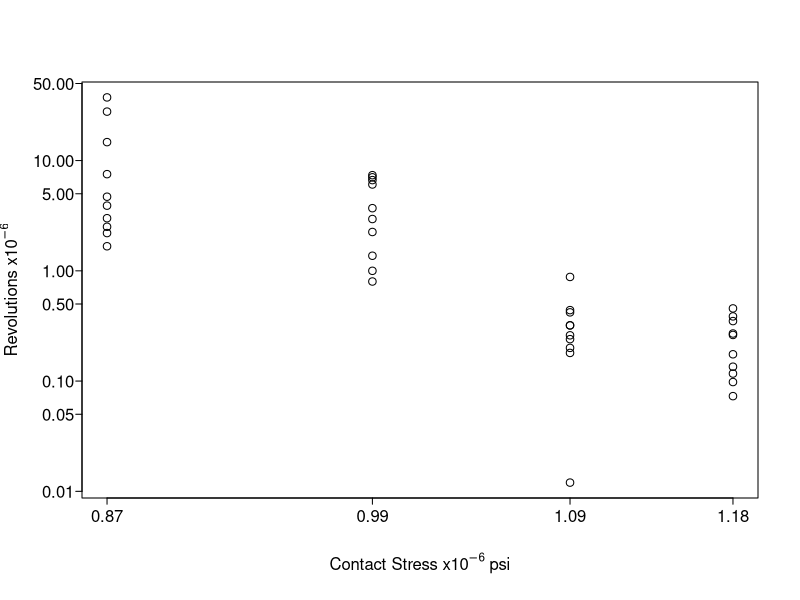
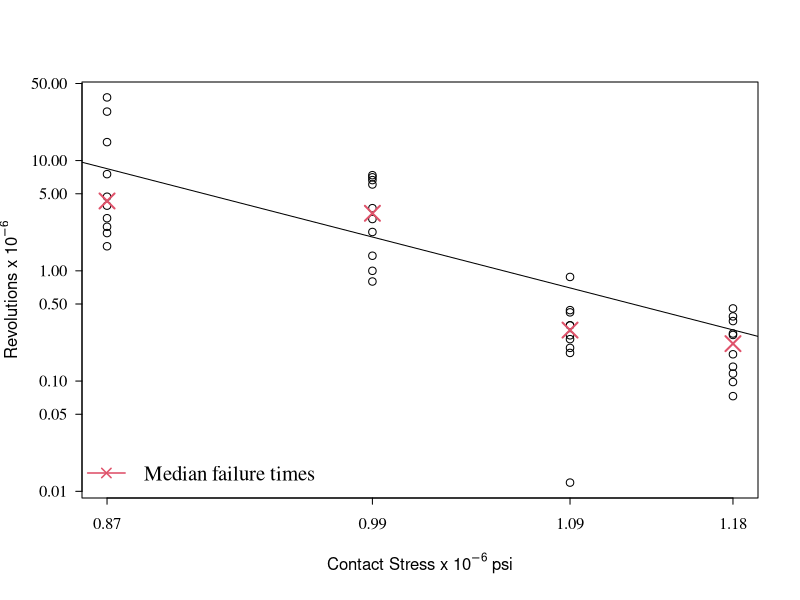
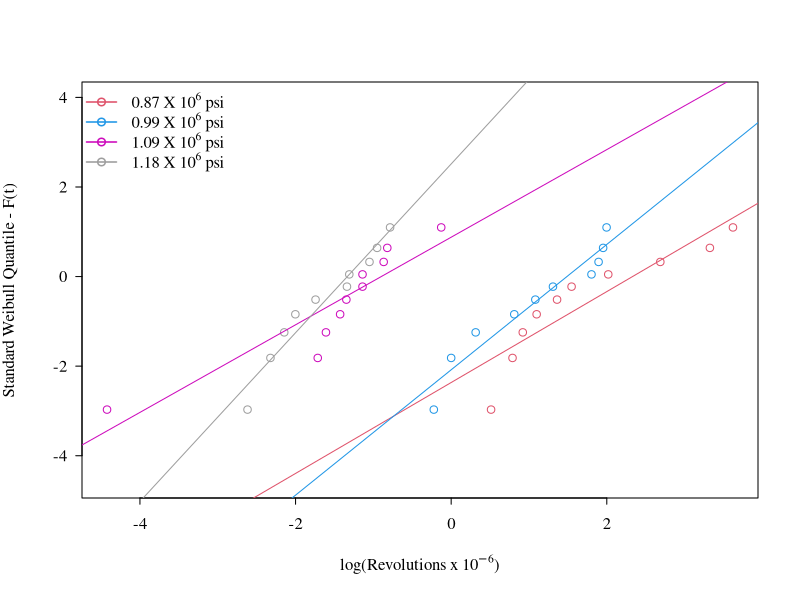

These charts were generated, in order, by the following R code:
## ---- chunk 1
life17.3 <- 
  matrix(c(1.67,2.2,2.51,3,3.9,4.7,7.53,14.7,27.8,37.4,
           0.80,1,1.37,2.25,2.95,3.70,6.07,6.65,7.05,7.37,
            .012,.18,.2,.24,.26,.32,.32,.42,.44,.88,
            .073,.098,.117,.135,.175,.262,.270,.350,.386,.456),
            nrow = 4, byrow = TRUE)
stress17.3 <- 
  matrix(rep(c(.87,.99,1.09,1.18),each = 10),
         nrow = 4, byrow = TRUE)
plot(stress17.3,
     life17.3,
     axes = FALSE,
     xlab = expression("Contact Stress x"*10^-6*" psi"),
     ylab = expression("Revolutions x"*10^-6*""),
     log = "xy")
box()
axis(side = 1, tck = -.015, labels = F, at = c(.87,.99,1.09,1.18))
axis(side = 2, tck = -.015, labels = F)
axis(side = 1, lwd = 0, line = -.6, at = c(.87,.99,1.09,1.18))
axis(side = 2, lwd = 0, line = -.6, las = 1)
## ---- chunk 2
y = apply(life17.3, 1, median)
x = stress17.3[ ,1]
plot(stress17.3,
     life17.3,
     axes = FALSE,
     xlab = expression("Contact Stress x "*10^-6*" psi"),
     ylab = expression("Revolutions x "*10^-6*""),
     log = "xy")
box()
par(family="serif")
axis(side = 1, tck = -.015, labels = F, at = c(.87,.99,1.09,1.18))
axis(side = 2, tck = -.015, labels = F)
axis(side = 1, lwd = 0, line = -.25, at = c(.87,.99,1.09,1.18))
axis(side = 2, lwd = 0, line = -.25, las = 1)
points(x = x,
       y = y,
       pch = 4,
       col = 2,
       cex = 2,
       lwd = 2)
abline(coef(lm(log(y) ~ log(x))))
legend("bottomleft",
       expression("Median failure times"),
       pch = 4,
       lwd = 1.5,
       col = 2,
       cex = 1.25,
       bty = "n",
       xjust = 0.5)
## ---- chunk 3
plot(NA,
     xlim = c(log(range(life17.3))),
     ylim = c(-4.6,4),
     axes = FALSE,
     xlab = expression("log(Revolutions x "*10^-6*")"),
     ylab = expression("Standard Weibull Quantile - F(t)"))
par(family="serif")
box()
points(log(life17.3[1,]),log(-log(1-(seq(1,10,1)-.5)/10)),col=2)
points(log(life17.3[2,]),log(-log(1-(seq(1,10,1)-.5)/10)),col=12)
points(log(life17.3[3,]),log(-log(1-(seq(1,10,1)-.5)/10)),col=22)
points(log(life17.3[4,]),log(-log(1-(seq(1,10,1)-.5)/10)),col=32)

axis(side = 1, tck = -.015, labels = F)
axis(side = 2, tck = -.015, labels = F)
axis(side = 1, lwd = 0, line = -.25)
axis(side = 2, lwd = 0, line = -.25, las = 1)

abline(coef(lm(log(-log((1-(seq(1,10,1)-.5)/10)))~log(life17.3[1,]))),col=2)
abline(coef(lm(log(-log((1-(seq(1,10,1)-.5)/10)))~log(life17.3[2,]))),col=12)
abline(coef(lm(log(-log((1-(seq(1,10,1)-.5)/10)))~log(life17.3[3,]))),col=22)
abline(coef(lm(log(-log((1-(seq(1,10,1)-.5)/10)))~log(life17.3[4,]))),col=32)
legend("topleft",
       pch = 1,
       lwd = 1.5,
       col = c(2,12,22,32),
       bty = "n",
       xjust = 0.5,
       legend = c(expression("0.87 X "*10^6*" psi"),
                  expression("0.99 X "*10^6*" psi"),
                  expression("1.09 X "*10^6*" psi"),
                  expression("1.18 X "*10^6*" psi")))
       
